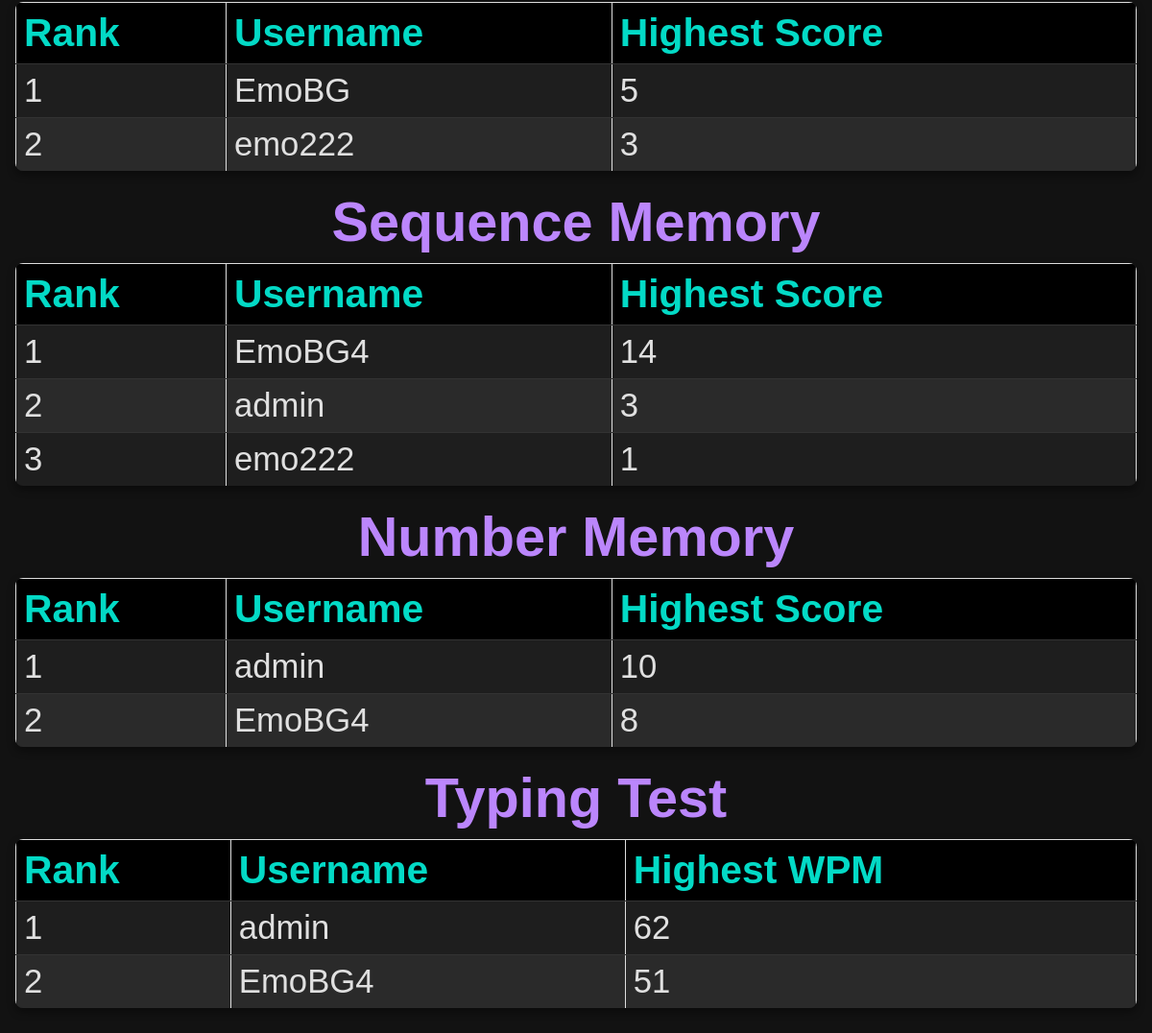
Page /leaderboards/ (lower part) on the earlier database version.
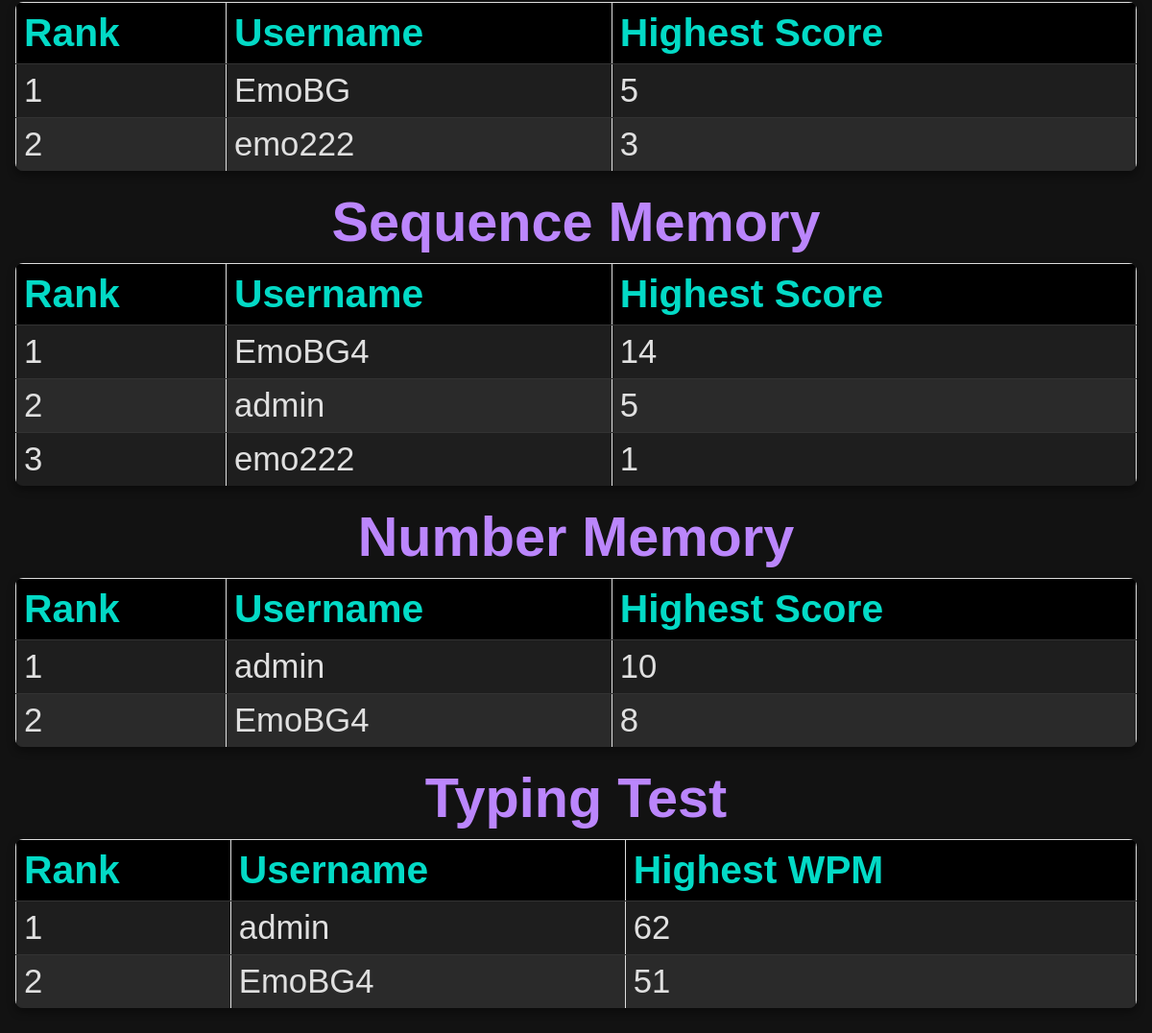
Same page on the later database version.
### sequence_memory/models.py (models this page shows, shortened)
class GameScoreSequenceMemory(models.Model):
    user = models.OneToOneField(User, on_delete=models.CASCADE)
    highest_score = models.IntegerField(default=0)
    date = models.DateTimeField(default=timezone.now)

### myproject/views.py (the view)
# urls.py: path('leaderboards/', views.all_leaderboards, name='all_leaderboards'),
def all_leaderboards(request):
    math_game_easy_scores = MathGameScore.objects.filter(level__name='easy').order_by('-highest_score')[:10]
    math_game_medium_scores = MathGameScore.objects.filter(level__name='medium').order_by('-highest_score')[:10]
    math_game_hard_scores = MathGameScore.objects.filter(level__name='hard').order_by('-highest_score')[:10]
    math_game_expert_scores = MathGameScore.objects.filter(level__name='expert').order_by('-highest_score')[:10]
    math_game_multiplication_by_5_scores = MathGameScore.objects.filter(level__name='multiplication_by_5').order_by('-highest_score')[:10]
    math_game_division_by_5_scores = MathGameScore.objects.filter(level__name='division_by_5').order_by('-highest_score')[:10]
    sequence_memory_scores = GameScoreSequenceMemory.objects.order_by('-highest_score')[:10]
    number_memory_scores = GameScoreNumberMemory.objects.order_by('-score')[:10]
    typing_test_scores = TypingTestResult.objects.order_by('-wpm')[:10]
    context = {
        'math_game_easy_scores': math_game_easy_scores,
        'math_game_medium_scores': math_game_medium_scores,
        'math_game_hard_scores': math_game_hard_scores,
        'math_game_expert_scores': math_game_expert_scores,
        'math_game_multiplication_by_5_scores': math_game_multiplication_by_5_scores,
        'math_game_division_by_5_scores': math_game_division_by_5_scores,
        'sequence_memory_scores': sequence_memory_scores,
        'number_memory_scores': number_memory_scores,
        'typing_test_scores': typing_test_scores,
    }
    return render(request, 'all_leaderboards.html', context)

### templates/all_leaderboards.html (shortened to what this page needs)
{% extends "base.html" %}
{% load static %}
{% block extra_css %}
<link rel="stylesheet" href="{% static 'css/all_leaderboards.css' %}">
{% endblock %}
{% block content %}
<div class="leaderboard-container">
<table>
    <thead>
        <tr>
            <th>Rank</th>
            <th>Username</th>
            <th>Highest Score</th>
        </tr>
    </thead>
    <tbody>
        {% for score in math_game_division_by_5_scores %}
        {% if score.level.name == 'division_by_5' %}
        <tr>
            <td data-label="Rank">{{ forloop.counter }}</td>
            <td data-label="Username">{{ score.user.username }}</td>
            <td data-label="Highest Score">{{ score.highest_score }}</td>
        </tr>
        {% endif %}
        {% empty %}
        <tr>
            <td colspan="3">No scores available.</td>
        </tr>
        {% endfor %}
    </tbody>
</table>
    <h3>Sequence Memory</h3>
    <table>
        <thead>
            <tr>
                <th>Rank</th>
                <th>Username</th>
                <th>Highest Score</th>
            </tr>
        </thead>
        <tbody>
            {% for score in sequence_memory_scores %}
            <tr>
                <td data-label="Rank">{{ forloop.counter }}</td>
                <td data-label="Username">{{ score.user.username }}</td>
                <td data-label="Highest Score">{{ score.highest_score }}</td>
            </tr>
            {% empty %}
            <tr>
                <td colspan="3">No scores available.</td>
            </tr>
            {% endfor %}
        </tbody>
    </table>
    <h3>Number Memory</h3>
    <table>
        <thead>
            <tr>
                <th>Rank</th>
                <th>Username</th>
                <th>Highest Score</th>
            </tr>
        </thead>
        <tbody>
            {% for score in number_memory_scores %}
            <tr>
                <td data-label="Rank">{{ forloop.counter }}</td>
                <td data-label="Username">{{ score.user.username }}</td>
                <td data-label="Highest Score">{{ score.score }}</td>
            </tr>
            {% empty %}
            <tr>
                <td colspan="3">No scores available.</td>
            </tr>
            {% endfor %}
        </tbody>
    </table>
    <h3>Typing Test</h3>
    <table>
        <thead>
            <tr>
                <th>Rank</th>
                <th>Username</th>
                <th>Highest WPM</th>
            </tr>
        </thead>
        <tbody>
            {% for score in typing_test_scores %}
            <tr>
                <td data-label="Rank">{{ forloop.counter }}</td>
                <td data-label="Username">{{ score.user.username }}</td>
                <td data-label="Highest Score">{{ score.wpm|floatformat:0 }}</td>
            </tr>
            {% empty %}
            <tr>
                <td colspan="3">No scores available.</td>
            </tr>
            {% endfor %}
        </tbody>
    </table>
</div>
{% endblock %}

Differences in the rows shown:
changed GameScoreSequenceMemory "admin": highest_score "3" → "5"
